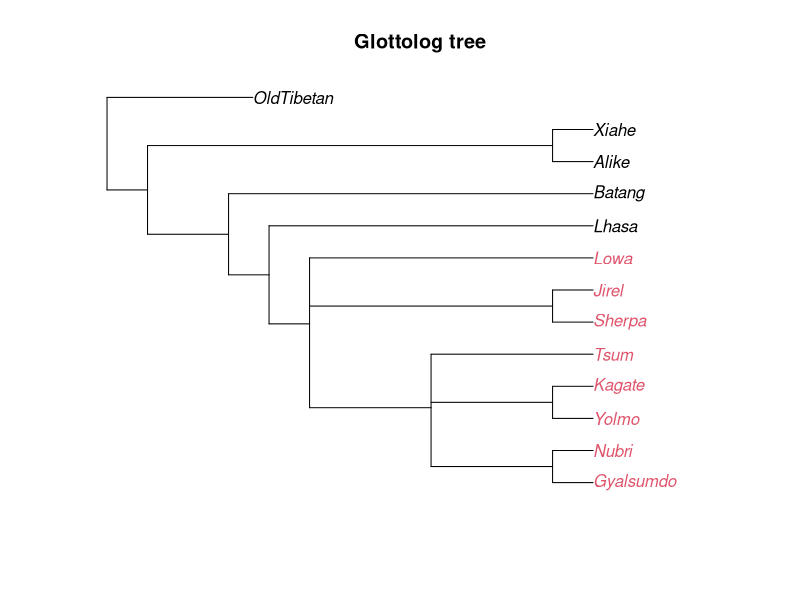
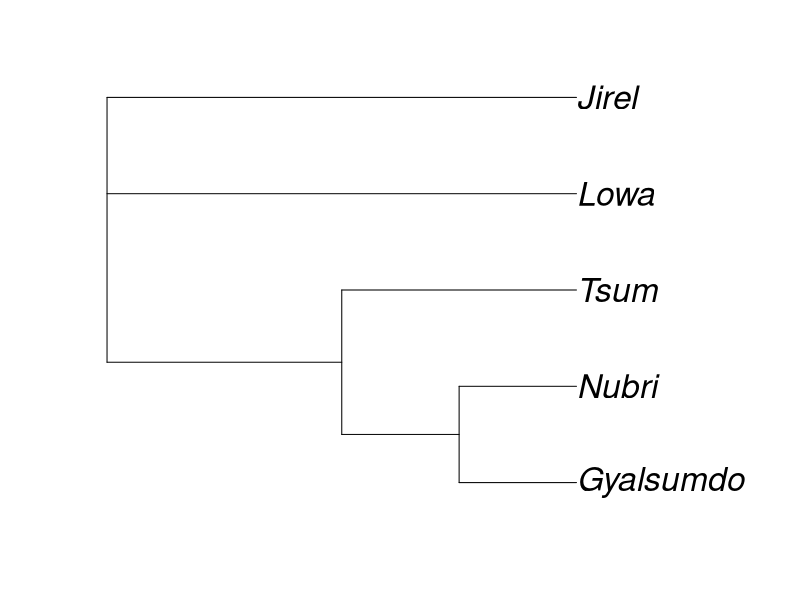

R code for these plots, in order:
library(ape)


#(Old Tibetan,((Alike,Xiahe),(Batang,(Lhasa,(((Gyalsumdo,Nubri),Tsum,(Yolmo,Kagate)),Lowa,(Sherpa,Jirel)))));

#glottologTree = read.tree(text="(((Gyalsumdo,Nubri),Tsum,(Yolmo,Kagate)),Lowa,(Sherpa,Jirel));")
glottologTree = read.tree(text="(Old Tibetan:1,((Alike,Xiahe),(Batang,(Lhasa,(((Gyalsumdo,Nubri),Tsum,(Yolmo,Kagate)),Lowa,(Sherpa,Jirel))))));")
glottologTree = compute.brlen(glottologTree)
glottologTree$edge.length[1] = 0.3
glottologTree = ladderize(glottologTree)
plot(glottologTree,cex=1,main="Glottolog tree",tip.color=c(1,1,1,1,1,2,2,2,2,2,2,2,2))


tree5 = read.tree(text="(((Gyalsumdo,Nubri),Tsum),Lowa,Jirel);")

plot(tree5,cex=2)
